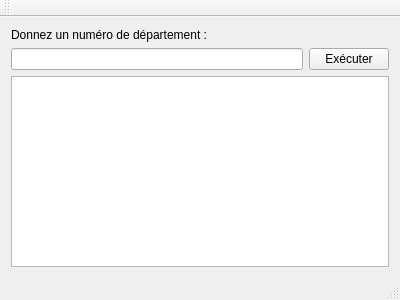
<?xml version="1.0" encoding="UTF-8"?>
<ui version="4.0">
 <class>MainWindow</class>
 <widget class="QMainWindow" name="MainWindow">
  <property name="geometry">
   <rect>
    <x>0</x>
    <y>0</y>
    <width>400</width>
    <height>300</height>
   </rect>
  </property>
  <property name="windowTitle">
   <string>MainWindow</string>
  </property>
  <widget class="QWidget" name="centralWidget">
   <layout class="QVBoxLayout" name="verticalLayout_2">
    <item>
     <layout class="QVBoxLayout" name="verticalLayout">
      <item>
       <widget class="QLabel" name="label">
        <property name="text">
         <string>Donnez un numéro de département :</string>
        </property>
       </widget>
      </item>
      <item>
       <layout class="QHBoxLayout" name="horizontalLayout">
        <item>
         <widget class="QLineEdit" name="lineEdit"/>
        </item>
        <item>
         <widget class="QPushButton" name="pushButton">
          <property name="text">
           <string>Exécuter</string>
          </property>
         </widget>
        </item>
       </layout>
      </item>
      <item>
       <widget class="QTableView" name="tableView"/>
      </item>
     </layout>
    </item>
   </layout>
  </widget>
  <widget class="QMenuBar" name="menuBar">
   <property name="geometry">
    <rect>
     <x>0</x>
     <y>0</y>
     <width>400</width>
     <height>22</height>
    </rect>
   </property>
  </widget>
  <widget class="QToolBar" name="mainToolBar">
   <attribute name="toolBarArea">
    <enum>TopToolBarArea</enum>
   </attribute>
   <attribute name="toolBarBreak">
    <bool>false</bool>
   </attribute>
  </widget>
  <widget class="QStatusBar" name="statusBar"/>
 </widget>
 <layoutdefault spacing="6" margin="11"/>
 <resources/>
 <connections/>
</ui>
